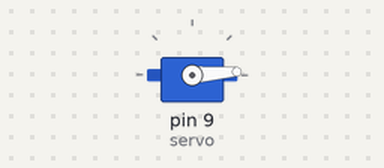
Recording of a sketch running on a simulated Arduino Uno, built with avr-gcc and run on an emulated ATmega328P. On the bench: servo.

Above: at 0.05 s.
At 0.9 s:
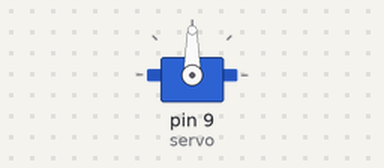
At 1.75 s:
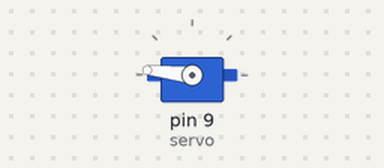
At 3.45 s:
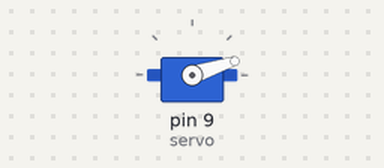
Timing chart, 0 to 8.4 s (numbered marks = the images above):
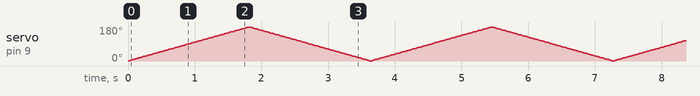

The sketch:

step_motor.ino
```cpp
#include<Servo.h>
Servo servo;

void setup() {
  // put your setup code here, to run once:
  servo.attach(9);
}

void loop() {
  // put your main code here, to run repeatedly:
  for(int i=1;i<=180;i++){
      servo.write(i);
      delay(10);
    }
  for(int i=180;i>=0;i--){
      servo.write(i);
      delay(10);
    }
}
```
